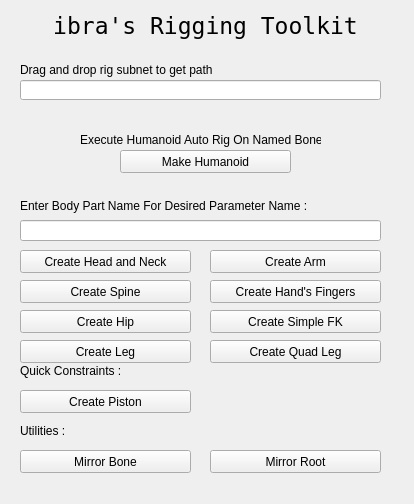
<?xml version="1.0" encoding="UTF-8"?>
<ui version="4.0">
 <class>iAutoRigWidget</class>
 <widget class="QWidget" name="iAutoRigWidget">
  <property name="geometry">
   <rect>
    <x>0</x>
    <y>0</y>
    <width>414</width>
    <height>504</height>
   </rect>
  </property>
  <property name="windowTitle">
   <string>iAutoRig</string>
  </property>
  <widget class="QLineEdit" name="BodyPartName">
   <property name="geometry">
    <rect>
     <x>20</x>
     <y>220</y>
     <width>361</width>
     <height>21</height>
    </rect>
   </property>
  </widget>
  <widget class="QPushButton" name="HumanoidButton">
   <property name="geometry">
    <rect>
     <x>120</x>
     <y>150</y>
     <width>171</width>
     <height>23</height>
    </rect>
   </property>
   <property name="text">
    <string>Make Humanoid</string>
   </property>
  </widget>
  <widget class="QLabel" name="BodyPartNameLabel">
   <property name="geometry">
    <rect>
     <x>20</x>
     <y>195</y>
     <width>371</width>
     <height>21</height>
    </rect>
   </property>
   <property name="frameShape">
    <enum>QFrame::NoFrame</enum>
   </property>
   <property name="text">
    <string>Enter Body Part Name For Desired Parameter Name : </string>
   </property>
  </widget>
  <widget class="QLabel" name="Title">
   <property name="geometry">
    <rect>
     <x>10</x>
     <y>10</y>
     <width>391</width>
     <height>31</height>
    </rect>
   </property>
   <property name="font">
    <font>
     <family>Fixedsys</family>
     <pointsize>17</pointsize>
    </font>
   </property>
   <property name="text">
    <string>ibra's Rigging Toolkit</string>
   </property>
   <property name="alignment">
    <set>Qt::AlignCenter</set>
   </property>
  </widget>
  <widget class="QLabel" name="HumanoidInstructions">
   <property name="geometry">
    <rect>
     <x>80</x>
     <y>130</y>
     <width>241</width>
     <height>20</height>
    </rect>
   </property>
   <property name="text">
    <string>Execute Humanoid Auto Rig On Named Bones : </string>
   </property>
  </widget>
  <widget class="QPushButton" name="CreateArmButton">
   <property name="geometry">
    <rect>
     <x>210</x>
     <y>250</y>
     <width>171</width>
     <height>23</height>
    </rect>
   </property>
   <property name="text">
    <string>Create Arm</string>
   </property>
  </widget>
  <widget class="QLineEdit" name="SubnetPath">
   <property name="geometry">
    <rect>
     <x>20</x>
     <y>80</y>
     <width>361</width>
     <height>20</height>
    </rect>
   </property>
  </widget>
  <widget class="QLabel" name="PathTitle">
   <property name="geometry">
    <rect>
     <x>20</x>
     <y>60</y>
     <width>371</width>
     <height>20</height>
    </rect>
   </property>
   <property name="text">
    <string>Drag and drop rig subnet to get path</string>
   </property>
  </widget>
  <widget class="QPushButton" name="CreateLegButton">
   <property name="geometry">
    <rect>
     <x>20</x>
     <y>340</y>
     <width>171</width>
     <height>23</height>
    </rect>
   </property>
   <property name="text">
    <string>Create Leg</string>
   </property>
  </widget>
  <widget class="QPushButton" name="CreateFingerButton">
   <property name="geometry">
    <rect>
     <x>210</x>
     <y>310</y>
     <width>171</width>
     <height>23</height>
    </rect>
   </property>
   <property name="text">
    <string>Create Simple FK</string>
   </property>
  </widget>
  <widget class="QPushButton" name="CreateSpineButton">
   <property name="geometry">
    <rect>
     <x>20</x>
     <y>280</y>
     <width>171</width>
     <height>23</height>
    </rect>
   </property>
   <property name="text">
    <string>Create Spine</string>
   </property>
  </widget>
  <widget class="QPushButton" name="CreateHeadAndNeckButton">
   <property name="geometry">
    <rect>
     <x>20</x>
     <y>250</y>
     <width>171</width>
     <height>23</height>
    </rect>
   </property>
   <property name="text">
    <string>Create Head and Neck</string>
   </property>
  </widget>
  <widget class="QPushButton" name="CreateHipButton">
   <property name="geometry">
    <rect>
     <x>20</x>
     <y>310</y>
     <width>171</width>
     <height>23</height>
    </rect>
   </property>
   <property name="text">
    <string>Create Hip</string>
   </property>
  </widget>
  <widget class="QLabel" name="UtilitiesLabel">
   <property name="geometry">
    <rect>
     <x>20</x>
     <y>420</y>
     <width>341</width>
     <height>21</height>
    </rect>
   </property>
   <property name="text">
    <string>Utilities : </string>
   </property>
  </widget>
  <widget class="QPushButton" name="MirrorLimbButton">
   <property name="geometry">
    <rect>
     <x>20</x>
     <y>450</y>
     <width>171</width>
     <height>23</height>
    </rect>
   </property>
   <property name="text">
    <string>Mirror Bone</string>
   </property>
  </widget>
  <widget class="QPushButton" name="MirrorFingersButton">
   <property name="geometry">
    <rect>
     <x>210</x>
     <y>450</y>
     <width>171</width>
     <height>23</height>
    </rect>
   </property>
   <property name="text">
    <string>Mirror Root</string>
   </property>
  </widget>
  <widget class="QPushButton" name="CreatePistonButton">
   <property name="geometry">
    <rect>
     <x>20</x>
     <y>390</y>
     <width>171</width>
     <height>23</height>
    </rect>
   </property>
   <property name="text">
    <string>Create Piston</string>
   </property>
  </widget>
  <widget class="QLabel" name="QuickConstraintsLabel">
   <property name="geometry">
    <rect>
     <x>20</x>
     <y>360</y>
     <width>341</width>
     <height>21</height>
    </rect>
   </property>
   <property name="text">
    <string>Quick Constraints :</string>
   </property>
  </widget>
  <widget class="QPushButton" name="CreateHandsFingersButton">
   <property name="geometry">
    <rect>
     <x>210</x>
     <y>280</y>
     <width>171</width>
     <height>23</height>
    </rect>
   </property>
   <property name="text">
    <string>Create Hand's Fingers</string>
   </property>
  </widget>
  <widget class="QPushButton" name="CreateQuadLegButton">
   <property name="geometry">
    <rect>
     <x>210</x>
     <y>340</y>
     <width>171</width>
     <height>23</height>
    </rect>
   </property>
   <property name="text">
    <string>Create Quad Leg</string>
   </property>
  </widget>
 </widget>
 <resources/>
 <connections/>
</ui>
